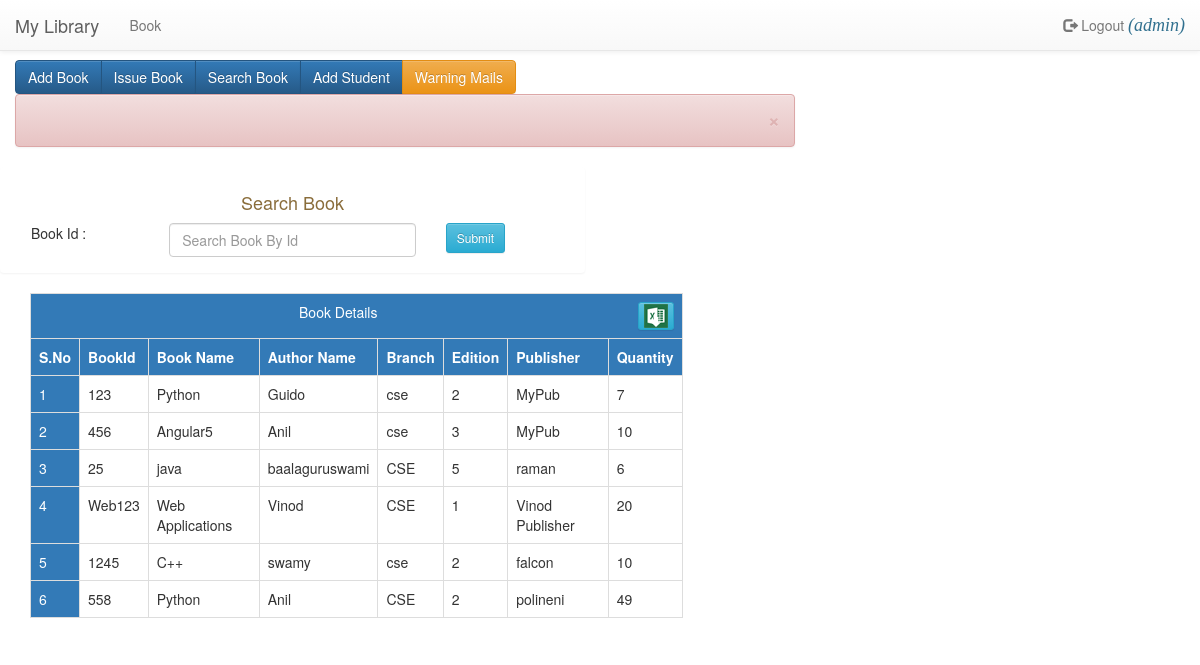
Page /lbook/bookSearch (signed in) on the committed database.
### LBook/models.py (models this page shows, shortened)
class Book(models.Model):
	branch=(('cse','CSE'),('ece','ECE'),('eee',"EEE"),('Mech',"MECH"))
	bookid=models.CharField(max_length=50,unique=True)
	name=models.CharField(max_length=300)
	authorname=models.CharField(max_length=100)
	dept=models.CharField(max_length=100,choices=branch)
	edition=models.CharField(max_length=20)
	publisher=models.CharField(max_length=300)
	quantity=models.IntegerField()

### LBook/views.py (the view)
# urls.py: path("bookSearch",views.bookSearch,name="bookSearch"),
@login_required()
def bookSearch(request):
	if request.method=="POST":
		bookId=request.POST['booksearch']
		if Book.objects.filter(bookid=bookId).exists():
			book=Book.objects.get(bookid=bookId)
			context={"book":book}
			return render(request,"bookSearch.html",context)
		else:
			msg="No Book Available :( "
			return render(request,"bookSearch.html",{'msg':msg})
	else:
		book=Book.objects.all()
		context={"books":book}
		return render(request,"bookSearch.html",context)
	return render(request,"bookSearch.html")

### templates/bookSearch.html (shortened to what this page needs)
{% extends 'book.html' %}
{% block book %}
{% load staticfiles %}
<div class="alert alert-danger alert-dismissible col-sm-8">
	<a href="#" class="close" data-dismiss="alert" aria-label="close">&times;</a>
</div>
<div class="container-fluid row">
	<div class="row col-sm-6 panel panel-body">
		<h4 class="text-center text-warning">Search Book</h4>
		<form action="{% url 'lbook:bookSearch'%}" method="post" >
			<div class="col-sm-3">Book Id :</div>
			<div class="col-sm-6">
				<input type="text" name="booksearch" class="form-control" placeholder="Search Book By Id" required="required">
			</div>
			<div class="col-sm-2">
				<input type="submit" class="btn btn-info btn-sm">
			</div>
		</form>
	</div>
	<div class="col-sm-7 table-responsive">
		{% if books %}
		<table class="table table-bordered table2excel">
			<tr class="bg-primary">
				<td colspan="8" align="center">Book Details <button class="btn btn-info btn-xs pull-right"><img src="{%static 'images/excel.gif'%}" class="pull-right" id="Xcel" class="noExl" ></button></td>
			</tr>
			<tr class="bg-primary">
				<th>S.No</th>
				<th>BookId</th>
				<th>Book Name</th>
				<th>Author Name</th>
				<th>Branch</th>
				<th>Edition</th>
				<th>Publisher</th>
				<th>Quantity</th>
			</tr>
			{% for book in books %}
				<tr>
					<td class="bg-primary">{{forloop.counter}}</td>
					<td>{{book.bookid}}</td>
					<td>{{book.name}}</td>
					<td>{{book.authorname}}</td>
					<td>{{book.dept}}</td>
					<td>{{book.edition}}</td>
					<td>{{book.publisher}}</td>
					<td>{{book.quantity}}</td>
				</tr>
			{% endfor %}
		</table>
		{% endif %}
	</div>
</div>
{% endblock %}

### templates/librarySystem.html (shortened to what this page needs)
<!DOCTYPE html>
<html>
<head>
	{% load staticfiles %}
    <link rel="stylesheet" href="{% static 'bootstrap/css/bootstrap.min.css' %}">
    <link rel="stylesheet" href="{% static 'bootstrap/css/bootstrap-theme.min.css' %}">
	<link rel="stylesheet" href="//code.jquery.com/ui/1.12.1/themes/base/jquery-ui.css">
	<link rel="stylesheet" href="/static/animate/animate.css">
</head>
<body>
	<div >
		<nav class="navbar navbar-default navbar-fixed-top">
		  <div class="container-fluid">
		    <div class="navbar-header">
		      <a class="navbar-brand" href="#">My Library</a>
		    </div>
		    <div class="collapse navbar-collapse" id="myNavbar">
		      <ul class="nav navbar-nav">
		        <li>{% if user.is_authenticated %}<a href="{% url 'lbook:book'%}">Book</a>{% endif %}</li>
		      </ul>
		      <ul class="nav navbar-nav navbar-right">
		        <li>{% if user.is_authenticated %}<a href="{% url 'lbook:logout'%}"><span class="glyphicon glyphicon-log-out"></span> Logout <span class="text-info" style="font-family: comic sans ms;font-size:18px;font-style: italic;">({{user.username}})</span></a>{% endif %}</li>
		      </ul>
		    </div>
		  </div>
		</nav>
	</div>
	<br><br><br>
	<div class="container-fluid">
	{% block libSystem %}
	{% endblock %}
	</div>
</body>
</html>

### rows in the picture
Book: bookid "123", name "Python", authorname "Guido", dept "cse", edition "2", publisher "MyPub", quantity "7"
Book: bookid "456", name "Angular5", authorname "Anil", dept "cse", edition "3", publisher "MyPub", quantity "10"
Book: bookid "25", name "java", authorname "baalaguruswami", dept "CSE", edition "5", publisher "raman", quantity "6"
Book: bookid "Web123", name "Web Applications", authorname "Vinod", dept "CSE", edition "1", publisher "Vinod Publisher", quantity "20"
Book: bookid "1245", name "C++", authorname "swamy", dept "cse", edition "2", publisher "falcon", quantity "10"
Book: bookid "558", name "Python", authorname "Anil", dept "CSE", edition "2", publisher "polineni", quantity "49"

### other values in the picture
{{ user.username }} "admin"
